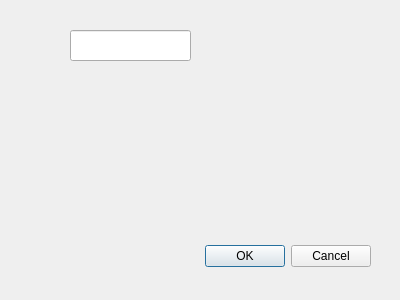
<?xml version="1.0" encoding="UTF-8"?>
<ui version="4.0">
 <class>Dialog</class>
 <widget class="QDialog" name="Dialog">
  <property name="geometry">
   <rect>
    <x>0</x>
    <y>0</y>
    <width>400</width>
    <height>300</height>
   </rect>
  </property>
  <property name="windowTitle">
   <string>Dialog</string>
  </property>
  <widget class="QDialogButtonBox" name="buttonBox">
   <property name="geometry">
    <rect>
     <x>30</x>
     <y>240</y>
     <width>341</width>
     <height>32</height>
    </rect>
   </property>
   <property name="orientation">
    <enum>Qt::Horizontal</enum>
   </property>
   <property name="standardButtons">
    <set>QDialogButtonBox::Cancel|QDialogButtonBox::Ok</set>
   </property>
  </widget>
  <widget class="QLineEdit" name="lineEdit">
   <property name="geometry">
    <rect>
     <x>70</x>
     <y>30</y>
     <width>121</width>
     <height>31</height>
    </rect>
   </property>
  </widget>
 </widget>
 <resources/>
 <connections>
  <connection>
   <sender>buttonBox</sender>
   <signal>accepted()</signal>
   <receiver>Dialog</receiver>
   <slot>accept()</slot>
   <hints>
    <hint type="sourcelabel">
     <x>248</x>
     <y>254</y>
    </hint>
    <hint type="destinationlabel">
     <x>157</x>
     <y>274</y>
    </hint>
   </hints>
  </connection>
  <connection>
   <sender>buttonBox</sender>
   <signal>rejected()</signal>
   <receiver>Dialog</receiver>
   <slot>reject()</slot>
   <hints>
    <hint type="sourcelabel">
     <x>316</x>
     <y>260</y>
    </hint>
    <hint type="destinationlabel">
     <x>286</x>
     <y>274</y>
    </hint>
   </hints>
  </connection>
 </connections>
</ui>
